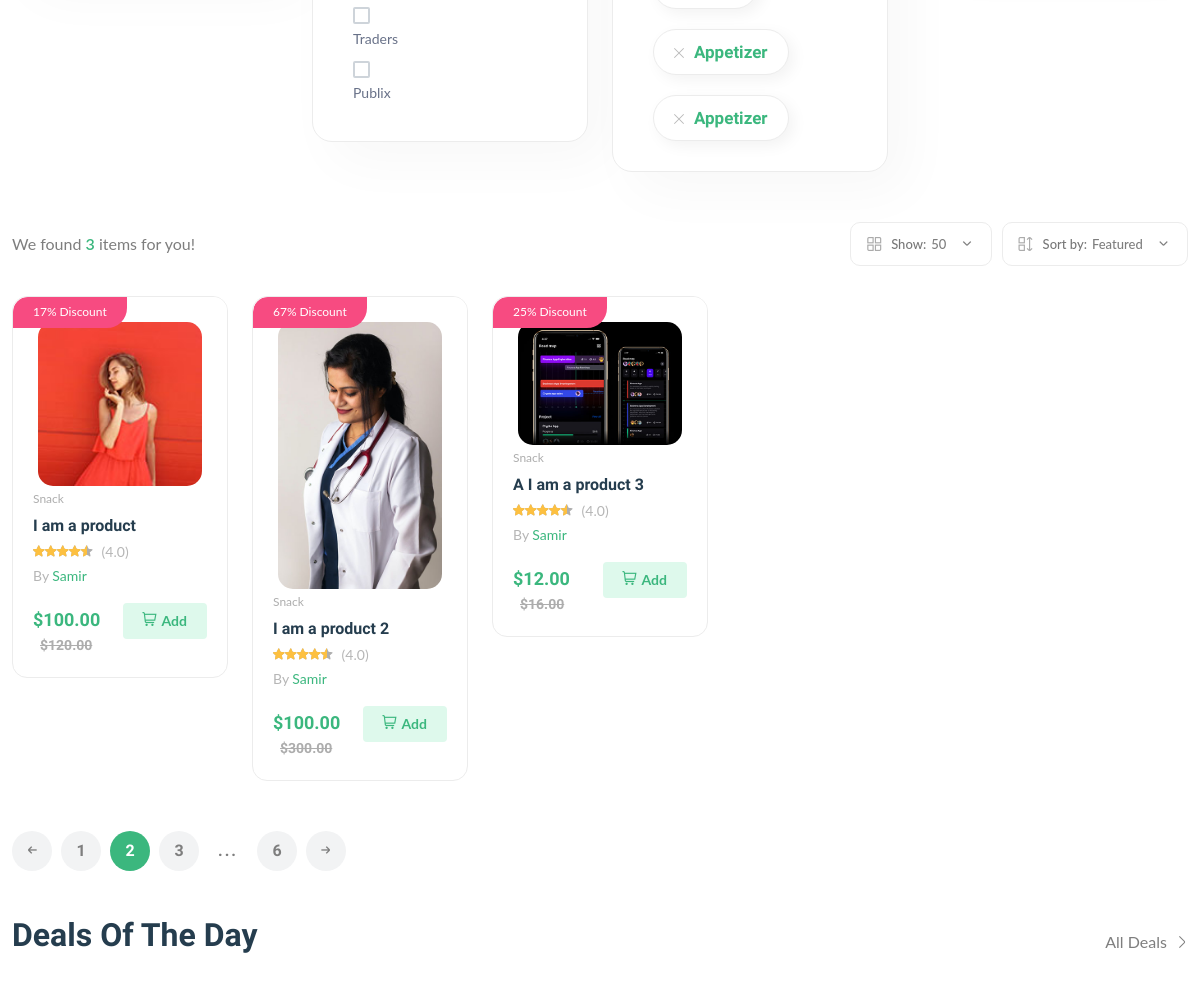
/products (middle part), run on an earlier commit of the app's database.
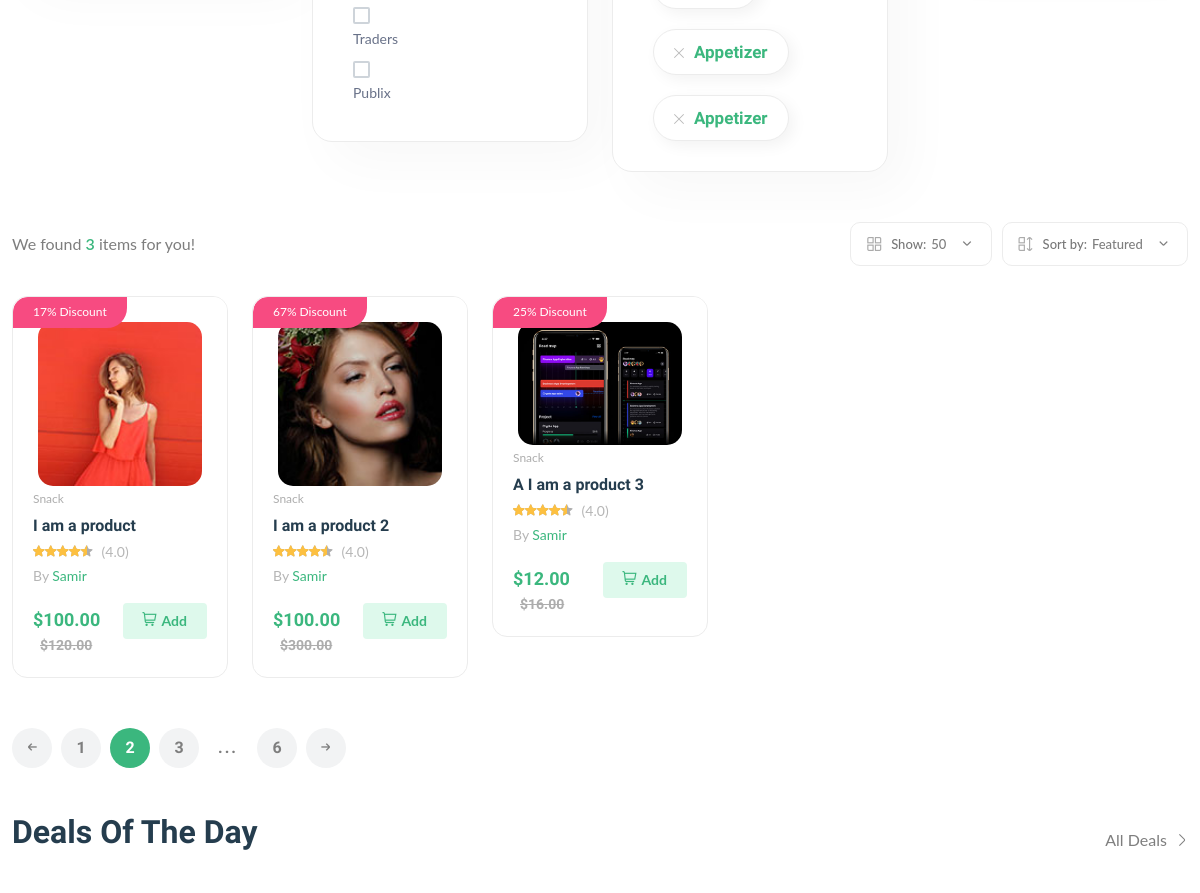
And on a later commit of the database.
### core/models.py (models this page shows, shortened)
class Product(models.Model):
    pid = ShortUUIDField(unique=True, length=10, max_length=20, prefix='prd', alphabet='abcdefghijklmnop1234567890')
    user = models.ForeignKey(User, on_delete=models.SET_NULL, null=True)
    vendor = models.ForeignKey(Vendor, on_delete=models.SET_NULL, null=True)
    category = models.ForeignKey(Category, on_delete=models.SET_NULL, null=True, related_name='category')
    title = models.CharField(max_length=100, default = 'I am a product')
    image = models.ImageField(upload_to=user_directory_path, default='product.jpg')
    description = models.TextField(null=True, blank=True, default='I am an ammezing product')
    price = models.DecimalField(max_digits=9999, decimal_places=2, default=100)
    old_price = models.DecimalField(max_digits=9999, decimal_places=2, default=120)
    spacifications = models.TextField(null=True, blank=True)
    product_status = models.CharField(choices=STATUS, max_length=20, default="in-review")
    status = models.BooleanField(default=True)
    in_stock = models.BooleanField(default=True)
    fetured = models.BooleanField(default=False)
    digital = models.BooleanField(default=False)
    sku = ShortUUIDField(unique=True, length=5, max_length=10, prefix='sku', alphabet='1234567890')
    date = models.DateTimeField(auto_now_add=True)
    updated = models.DateTimeField(null=True, blank=True)
    class Meta:
        verbose_name = 'Product'
        verbose_name_plural = 'Products'
    def get_parcentage(self):
        discount = (self.old_price-self.price)*100/self.old_price
        return discount

class Vendor(models.Model):
    cid = ShortUUIDField(unique=True, length=10, max_length=20, prefix='ven', alphabet='abcdefghijklmnop1234567890')
    title = models.CharField(max_length=100, default = 'I am a vendor')
    image = models.ImageField(upload_to=user_directory_path, default='vendor.jpg')
    description = models.TextField(null=True, blank=True, default='I am an ammezing vendor')
    user = models.ForeignKey(User, on_delete=models.SET_NULL, null=True)
    Address = models.CharField(max_length=100, default='Bottrish, Kishoreganj')
    contact = models.CharField(max_length=100, default='+880 1781 355 377')
    chat_res_time = models.CharField(max_length=100, default='100')
    shipping_on_time = models.CharField(max_length=100, default='100')
    authenticate_rating = models.CharField(max_length=100, default='100')
    days_return = models.CharField(max_length=100, default='100')
    warranty_period = models.CharField(max_length=100, default='100')
    class Meta:
        verbose_name = 'Vendor'
        verbose_name_plural = 'Vendors'
    def __str__(self):
        return self.title

### core/views.py (the view)
# urls.py: path('products', product_list_view, name='product-list'),
def product_list_view(request):
    products = Product.objects.filter(product_status= 'published')
    context = {'products': products}
    return render(request, 'core/product-list.html', context)

### templates/core/product-list.html (shortened to what the changed rows need)
{% extends 'core/partial/base.html' %}
{% load static %}
{% block content %}
    <main class="main">
        <div class="container mb-30 mt-30">
            <div class="row">
                <div class="col-12">
                    <div class="row product-grid">
                        {% for product in products %}
                        <div class="col-lg-1-5 col-md-4 col-12 col-sm-6">
                            <div class="product-cart-wrap mb-30">
                                <div class="product-img-action-wrap">
                                    <div class="product-img product-img-zoom">
                                        <a href="shop-product-right.html">
                                            <img class="default-img" src="{{product.image.url}}" alt="" />
                                        </a>
                                    </div>
                                    <div class="product-badges product-badges-position product-badges-mrg">
                                        <span class="hot">{{ product.get_parcentage|floatformat:0 }}% Discount</span>
                                    </div>
                                </div>
                                <div class="product-content-wrap">
                                    <div class="product-category">
                                        <a href="shop-grid-right.html">Snack</a>
                                    </div>
                                    <h2><a href="shop-product-right.html">{{product.title}}</a></h2>
                                    <div class="product-rate-cover">
                                        <div class="product-rate d-inline-block">
                                            <div class="product-rating" style="width: 90%"></div>
                                        </div>
                                        <span class="font-small ml-5 text-muted"> (4.0)</span>
                                    </div>
                                    <div>
                                        <span class="font-small text-muted">By <a href="vendor-details-1.html">{{product.vendor}}</a></span>
                                    </div>
                                    <div class="product-card-bottom">
                                        <div class="product-price">
                                            <span>${{product.price}}</span>
                                            <span class="old-price">${{product.old_price}}</span>
                                        </div>
                                        <div class="add-cart">
                                            <a class="add" href="shop-cart.html"><i class="fi-rs-shopping-cart mr-5"></i>Add </a>
                                        </div>
                                    </div>
                                </div>
                            </div>
                        </div>
                        {% endfor %}
                    </div>
                </div>
            </div>
        </div>
    </main>
{% endblock content %}

What changed in the data, as far as the page shows it:
changed Product "I am a product 2": image: a different picture
